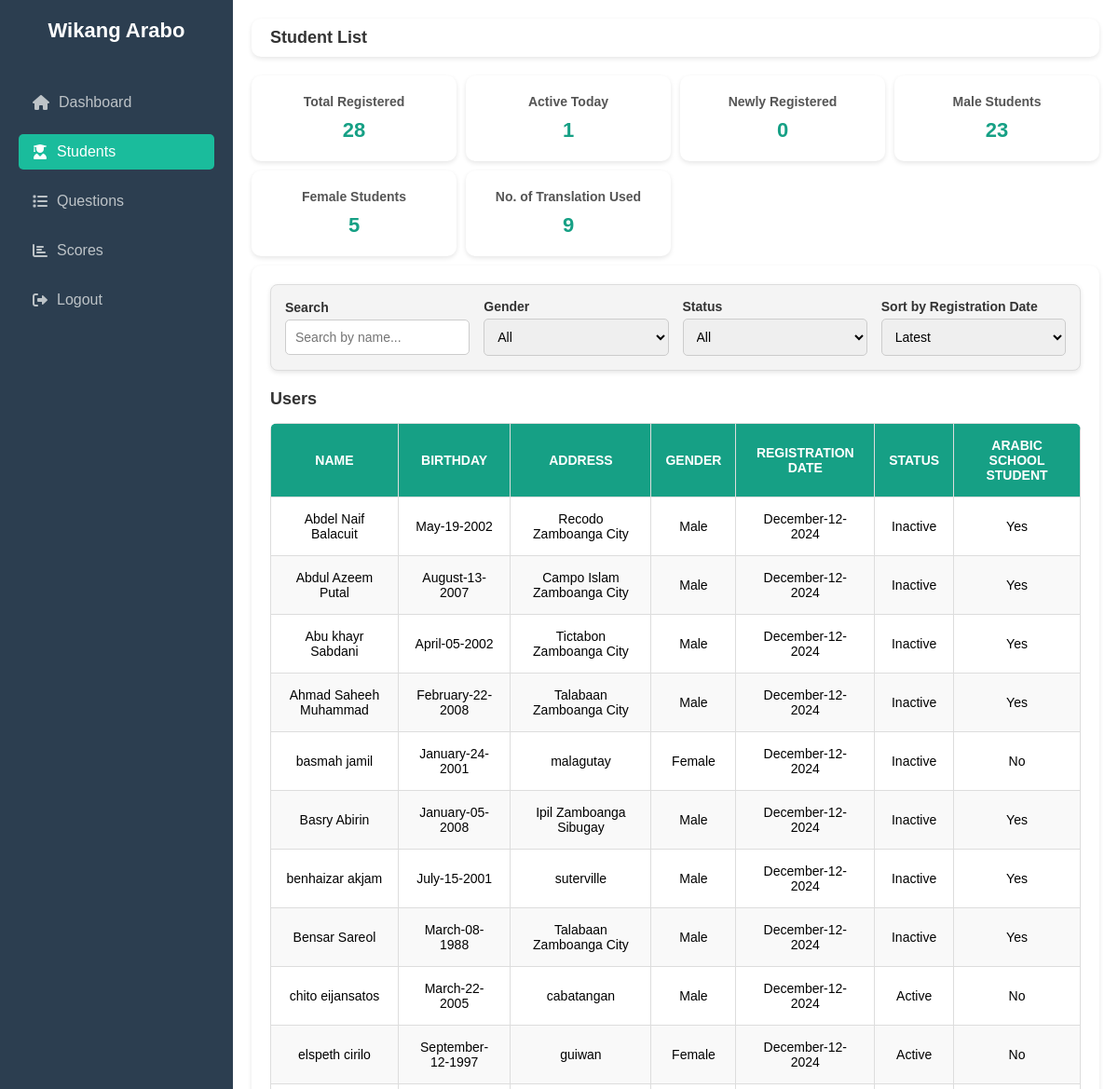
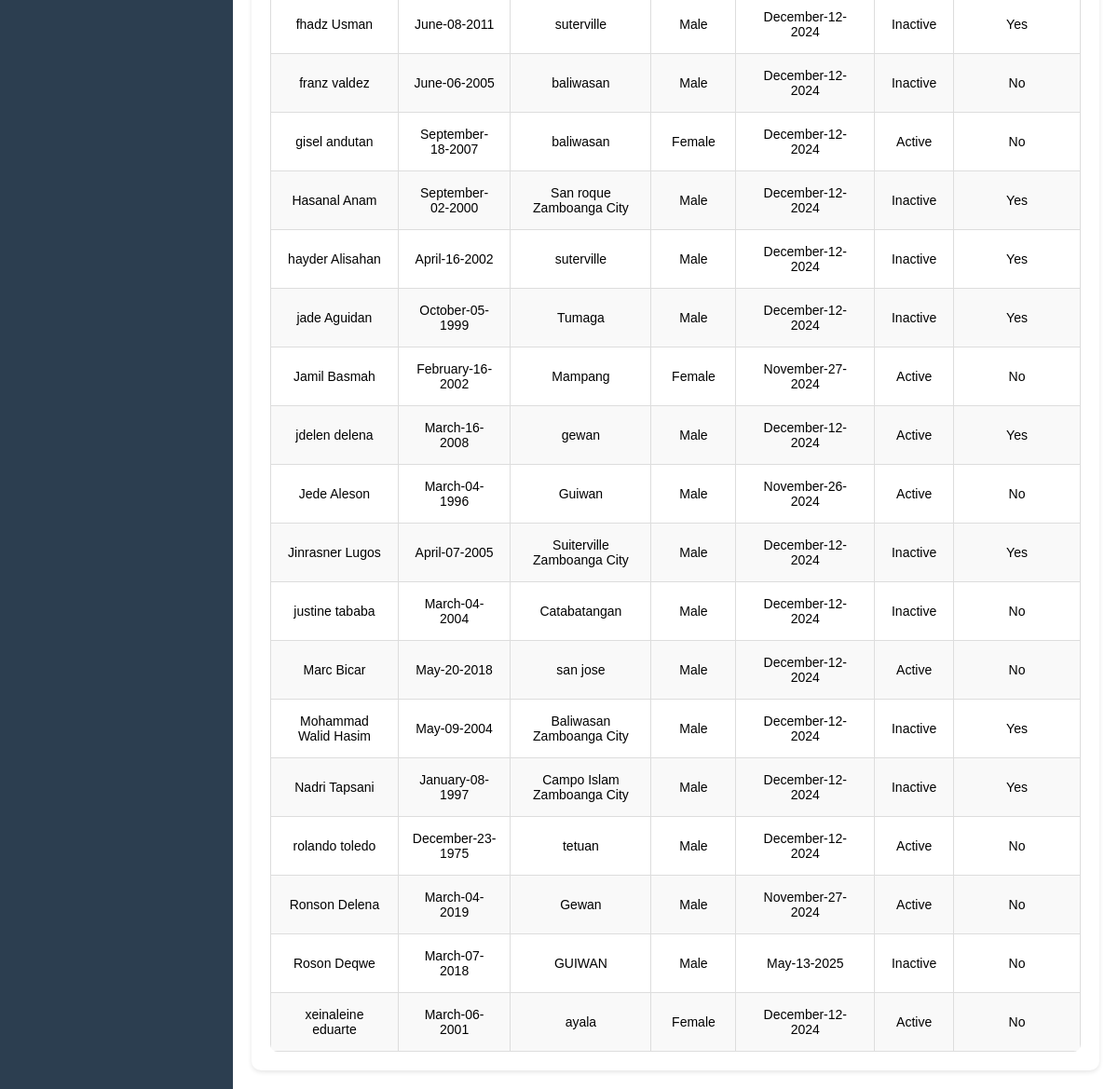
Screenshot of /adminstudent (signed in) with the database file from the repository (2 pictures, top to bottom).
### tagarab_translate/models.py (models this page shows, shortened)
class UserProfile(models.Model):
    user = models.OneToOneField(User, on_delete=models.CASCADE)
    first_name = models.CharField(max_length=255, null=True, blank=True)
    middle_name = models.CharField(max_length=255, blank=True, null=True)
    last_name = models.CharField(max_length=255, null=True, blank=True)
    home_address = models.CharField(max_length=255, null=True, blank=True)
    birth_day = models.IntegerField(blank=True, null=True)
    birth_month = models.IntegerField(blank=True, null=True)
    birth_year = models.IntegerField(blank=True, null=True)
    gender = models.CharField(max_length=10, choices=[('male', 'Male'), ('female', 'Female'), ('other', 'Other')], null=True, blank=True)
    is_student = models.BooleanField(default=False, null=True, blank=True)
    has_logged_in = models.BooleanField(default=False, null=True, blank=True)

### tagarab_translate/views.py (the view)
# urls.py: path('adminstudent', views.admin_student, name= 'adminstudent'),
@admin_required
def admin_student(request):
    start_of_today = timezone.now().replace(hour=0, minute=0, second=0, microsecond=0)
    recent_users = UserProfile.objects.filter(user__is_superuser=False).order_by("-user__date_joined")
    total_registered = UserProfile.objects.filter(user__is_superuser=False).count()
    active_today = UserProfile.objects.filter(
        user__last_login__gte=start_of_today,
        user__is_superuser=False
    ).count()
    newly_registered = UserProfile.objects.filter(
        user__date_joined__gte=timezone.now() - timedelta(hours=24),
        user__is_superuser=False
    ).count()
    male_students = UserProfile.objects.filter(gender="male", user__is_superuser=False).count()
    female_students = UserProfile.objects.filter(gender="female", user__is_superuser=False).count()
    total_translations = TranslationHistory.objects.count()
    for user in recent_users:
        try:
            if user.birth_year is None or user.birth_month is None or user.birth_day is None:
                user.formatted_birthday = "Invalid Date"
            else:
                birthday = date(user.birth_year, user.birth_month, user.birth_day)
                user.formatted_birthday = birthday.strftime("%B-%d-%Y")
        except (AttributeError, ValueError):
            user.formatted_birthday = "Invalid Date"
    context = {
        "total_registered": total_registered,
        "active_today": active_today,
        "newly_registered": newly_registered,
        "male_students": male_students,
        "female_students": female_students,
        "total_translations": total_translations,
        "recent_users": recent_users,
    }
    return render(request, 'admin/admin_student.html', context)

### templates/admin/admin_student.html (shortened to what this page needs)
{% load static %}
<!DOCTYPE html>
<html lang="en">
<head>
  <link rel="stylesheet" href="https://cdnjs.cloudflare.com/ajax/libs/font-awesome/6.0.0-beta3/css/all.min.css">
  <link rel="stylesheet" href="{% static 'css/admin/admin_student.css' %}">
  <link rel="stylesheet" href="https://cdnjs.cloudflare.com/ajax/libs/vanilla-datatables/1.8.3/vanilla-dataTables.min.css">
</head>
<body>
  <aside class="sidebar">
    <div class="brand">Wikang Arabo</div>
    <ul>
      <li><a href="{% url 'admindashboard' %}"><i class="fas fa-home"></i> Dashboard</a></li>
      <li><a href="{% url 'adminstudent' %}" class="active"><i class="fas fa-user-graduate"></i> Students</a></li>
      <li><a href="{% url 'add_questions' %}" ><i class="fas fa-list"></i> Questions</a> </li>
      <li><a href="{% url 'adminscore' %}"><i class="fas fa-chart-bar"></i> Scores</a></li>
      <li><a href="{% url 'admin_logout' %}"><i class="fas fa-sign-out-alt"></i> Logout</a></li>
    </ul>
  </aside>
  <div class="main-content">
    <div class="header">
      <div class="title">Student List</div>
    </div>
    <div class="cards">
      <div class="card">
        <h3>Total Registered</h3>
        <p>{{ total_registered }}</p>
      </div>
      <div class="card">
        <h3>Active Today</h3>
        <p>{{ active_today }}</p>
      </div>
      <div class="card">
        <h3>Newly Registered</h3>
        <p>{{ newly_registered }}</p>
      </div>
      <div class="card">
        <h3>Male Students</h3>
        <p>{{ male_students }}</p>
      </div>
      <div class="card">
        <h3>Female Students</h3>
        <p>{{ female_students }}</p>
      </div>
      <div class="card">
        <h3>No. of Translation Used</h3>
        <p>{{ total_translations }}</p>
      </div>
    </div>
    <div class="table-container">
      <div class="filter-container">
        <div class="filter-group">
          <label for="searchInput">Search</label>
          <input type="text" id="searchInput" placeholder="Search by name..." onkeyup="filterTable()">
        </div>
        <div class="filter-group">
          <label for="genderFilter">Gender</label>
          <select id="genderFilter" onchange="filterTable()">
            <option value="">All</option>
          </select>
        </div>
        <div class="filter-group">
          <label for="statusFilter">Status</label>
          <select id="statusFilter" onchange="filterTable()">
            <option value="">All</option>
          </select>
        </div>
        <div class="filter-group">
          <label for="dateFilter">Sort by Registration Date</label>
          <select id="dateFilter" onchange="sortTable()">
            <option value="latest">Latest</option>
          </select>
        </div>
      </div>
      <h2>Users</h2>
      <table class="data-table" id="userTable">
        <thead>
          <tr>
            <th>Name</th>
            <th>Birthday</th>
            <th>Address</th>
            <th>Gender</th>
            <th>Registration Date</th>
            <th>Status</th>
            <th> Arabic School Student</th>
          </tr>
        </thead>
        <tbody>
          {% for user in recent_users %}
          <tr>
            <td>{{ user.first_name }} {{ user.last_name }}</td>
            <td>{{ user.formatted_birthday }}</td>
            <td>{{ user.home_address }}</td>
            <td>{{ user.gender|title }}</td>
            <td>{{ user.user.date_joined|date:"F-d-Y" }}</td>
            <td>{% if user.has_logged_in %}Active{% else %}Inactive{% endif %}</td>
            <td>{{ user.is_student|yesno:"Yes,No" }}</td>
          </tr>
          {% endfor %}
        </tbody>
      </table>
    </div>
  </div>
</body>
</html>

### tagarab_translate/static/css/admin/admin_student.css (style rules this page uses)
* { margin: 0; padding: 0; box-sizing: border-box; }
body { font-family: 'Arial', sans-serif; display: flex; flex-direction: column; height: 100vh; overflow: hidden; }
.sidebar { width: 250px; background-color: #2c3e50; color: #fff; height: 100vh; display: flex; flex-direction: column; padding: 20px; position: fixed; }
.sidebar .brand { font-size: 22px; font-weight: bold; text-align: center; margin-bottom: 30px; }
.sidebar ul { list-style: none; padding: 0; flex: 1; }
.sidebar ul li { margin: 15px 0; }
.sidebar ul li a { text-decoration: none; color: #bdc3c7; display: flex; align-items: center; gap: 10px; padding: 10px 15px; border-radius: 5px; transition: background-color 0.3s; }
.sidebar ul li a.active { background-color: #1abc9c; color: #fff; }
.main-content { flex: 1; margin-left: 250px; display: flex; flex-direction: column; padding: 20px; overflow-y: auto; scrollbar-width: thin; scrollbar-color: #ccc #f9f9f9; }
.header { display: flex; justify-content: space-between; align-items: center; background-color: #fff; padding: 10px 20px; border-radius: 10px; box-shadow: 0 2px 5px rgba(0, 0, 0, 0.1); margin-bottom: 20px; }
.header .title { font-size: 18px; font-weight: bold; color: #333; }
.cards { display: grid; grid-template-columns: repeat(auto-fit, minmax(200px, 1fr)); gap: 10px; }
.card { background: #fff; padding: 20px; border-radius: 10px; box-shadow: 0 2px 5px rgba(0, 0, 0, 0.1); text-align: center; }
.card h3 { font-size: 14px; color: #555; margin-bottom: 10px; }
.card p { font-size: 22px; font-weight: bold; color: #16a085; }
.filter-container { display: flex; flex-wrap: wrap; justify-content: flex-start; align-items: center; gap: 15px; margin-bottom: 20px; padding: 15px; background-color: #f4f4f4; border: 1px solid #ddd; border-radius: 8px; box-shadow: 0 2px 5px rgba(0, 0, 0, 0.1); }
.filter-group { display: flex; flex-direction: column; min-width: 150px; flex: 1; }
.filter-group label { font-weight: bold; font-size: 14px; margin-bottom: 5px; color: #333; }
.filter-group input[type="text"], .filter-group select { padding: 10px; font-size: 14px; border: 1px solid #ccc; border-radius: 5px; width: 100%; }
.filter-group select { cursor: pointer; }
.table-container { margin-top: 10px; padding: 20px; background: #fff; border-radius: 10px; box-shadow: 0 2px 5px rgba(0, 0, 0, 0.1); }
.table-container h2 { font-size: 18px; margin-bottom: 15px; color: #333; }
.data-table { width: 100%; border-collapse: collapse; background: #fff; border-radius: 8px; overflow: hidden; text-align: center; }
.data-table th, .data-table td { padding: 15px; border: 1px solid #ddd; font-size: 14px; }
.data-table th { background-color: #16a085; color: #fff; text-transform: uppercase; }
.data-table tbody tr:nth-child(even) { background-color: #f9f9f9; }
.data-table tbody td { vertical-align: middle; }

### rows the page displays
UserProfile: first_name "Roson", last_name "Deqwe", formatted_birthday "March-07-2018", home_address "GUIWAN", gender "Male", user.date_joined "May-13-2025", has_logged_in "Inactive", is_student "No"
UserProfile: first_name "basmah", last_name "jamil", formatted_birthday "January-24-2001", home_address "malagutay", gender "Female", user.date_joined "December-12-2024", has_logged_in "Inactive", is_student "No"
UserProfile: first_name "Abdel Naif", last_name "Balacuit", formatted_birthday "May-19-2002", home_address "Recodo Zamboanga City", gender "Male", user.date_joined "December-12-2024", has_logged_in "Inactive", is_student "Yes"
UserProfile: first_name "jade", last_name "Aguidan", formatted_birthday "October-05-1999", home_address "Tumaga", gender "Male", user.date_joined "December-12-2024", has_logged_in "Inactive", is_student "Yes"
UserProfile: first_name "Basry", last_name "Abirin", formatted_birthday "January-05-2008", home_address "Ipil Zamboanga Sibugay", gender "Male", user.date_joined "December-12-2024", has_logged_in "Inactive", is_student "Yes"
UserProfile: first_name "Hasanal", last_name "Anam", formatted_birthday "September-02-2000", home_address "San roque Zamboanga City", gender "Male", user.date_joined "December-12-2024", has_logged_in "Inactive", is_student "Yes"
UserProfile: first_name "Ahmad Saheeh", last_name "Muhammad", formatted_birthday "February-22-2008", home_address "Talabaan Zamboanga City", gender "Male", user.date_joined "December-12-2024", has_logged_in "Inactive", is_student "Yes"
UserProfile: first_name "Abdul Azeem", last_name "Putal", formatted_birthday "August-13-2007", home_address "Campo Islam Zamboanga City", gender "Male", user.date_joined "December-12-2024", has_logged_in "Inactive", is_student "Yes"
UserProfile: first_name "Nadri", last_name "Tapsani", formatted_birthday "January-08-1997", home_address "Campo Islam Zamboanga City", gender "Male", user.date_joined "December-12-2024", has_logged_in "Inactive", is_student "Yes"
UserProfile: first_name "Mohammad Walid", last_name "Hasim", formatted_birthday "May-09-2004", home_address "Baliwasan Zamboanga City", gender "Male", user.date_joined "December-12-2024", has_logged_in "Inactive", is_student "Yes"
UserProfile: first_name "Bensar", last_name "Sareol", formatted_birthday "March-08-1988", home_address "Talabaan Zamboanga City", gender "Male", user.date_joined "December-12-2024", has_logged_in "Inactive", is_student "Yes"
UserProfile: first_name "Jinrasner", last_name "Lugos", formatted_birthday "April-07-2005", home_address "Suiterville Zamboanga City", gender "Male", user.date_joined "December-12-2024", has_logged_in "Inactive", is_student "Yes"
UserProfile: first_name "Abu khayr", last_name "Sabdani", formatted_birthday "April-05-2002", home_address "Tictabon Zamboanga City", gender "Male", user.date_joined "December-12-2024", has_logged_in "Inactive", is_student "Yes"
UserProfile: first_name "jdelen", last_name "delena", formatted_birthday "March-16-2008", home_address "gewan", gender "Male", user.date_joined "December-12-2024", has_logged_in "Active", is_student "Yes"
UserProfile: first_name "fhadz", last_name "Usman", formatted_birthday "June-08-2011", home_address "suterville", gender "Male", user.date_joined "December-12-2024", has_logged_in "Inactive", is_student "Yes"
UserProfile: first_name "hayder", last_name "Alisahan", formatted_birthday "April-16-2002", home_address "suterville", gender "Male", user.date_joined "December-12-2024", has_logged_in "Inactive", is_student "Yes"
UserProfile: first_name "benhaizar", last_name "akjam", formatted_birthday "July-15-2001", home_address "suterville", gender "Male", user.date_joined "December-12-2024", has_logged_in "Inactive", is_student "Yes"
UserProfile: first_name "Marc", last_name "Bicar", formatted_birthday "May-20-2018", home_address "san jose", gender "Male", user.date_joined "December-12-2024", has_logged_in "Active", is_student "No"
UserProfile: first_name "franz", last_name "valdez", formatted_birthday "June-06-2005", home_address "baliwasan", gender "Male", user.date_joined "December-12-2024", has_logged_in "Inactive", is_student "No"
UserProfile: first_name "justine", last_name "tababa", formatted_birthday "March-04-2004", home_address "Catabatangan", gender "Male", user.date_joined "December-12-2024", has_logged_in "Inactive", is_student "No"
UserProfile: first_name "chito", last_name "eijansatos", formatted_birthday "March-22-2005", home_address "cabatangan", gender "Male", user.date_joined "December-12-2024", has_logged_in "Active", is_student "No"
UserProfile: first_name "xeinaleine", last_name "eduarte", formatted_birthday "March-06-2001", home_address "ayala", gender "Female", user.date_joined "December-12-2024", has_logged_in "Active", is_student "No"
UserProfile: first_name "gisel", last_name "andutan", formatted_birthday "September-18-2007", home_address "baliwasan", gender "Female", user.date_joined "December-12-2024", has_logged_in "Active", is_student "No"
UserProfile: first_name "elspeth", last_name "cirilo", formatted_birthday "September-12-1997", home_address "guiwan", gender "Female", user.date_joined "December-12-2024", has_logged_in "Active", is_student "No"
UserProfile: first_name "rolando", last_name "toledo", formatted_birthday "December-23-1975", home_address "tetuan", gender "Male", user.date_joined "December-12-2024", has_logged_in "Active", is_student "No"
UserProfile: first_name "Jamil", last_name "Basmah", formatted_birthday "February-16-2002", home_address "Mampang", gender "Female", user.date_joined "November-27-2024", has_logged_in "Active", is_student "No"
UserProfile: first_name "Ronson", last_name "Delena", formatted_birthday "March-04-2019", home_address "Gewan", gender "Male", user.date_joined "November-27-2024", has_logged_in "Active", is_student "No"
UserProfile: first_name "Jede", last_name "Aleson", formatted_birthday "March-04-1996", home_address "Guiwan", gender "Male", user.date_joined "November-26-2024", has_logged_in "Active", is_student "No"

### other values shown
{{ total_registered }} "28"
{{ active_today }} "1"
{{ newly_registered }} "0"
{{ male_students }} "23"
{{ female_students }} "5"
{{ total_translations }} "9"
